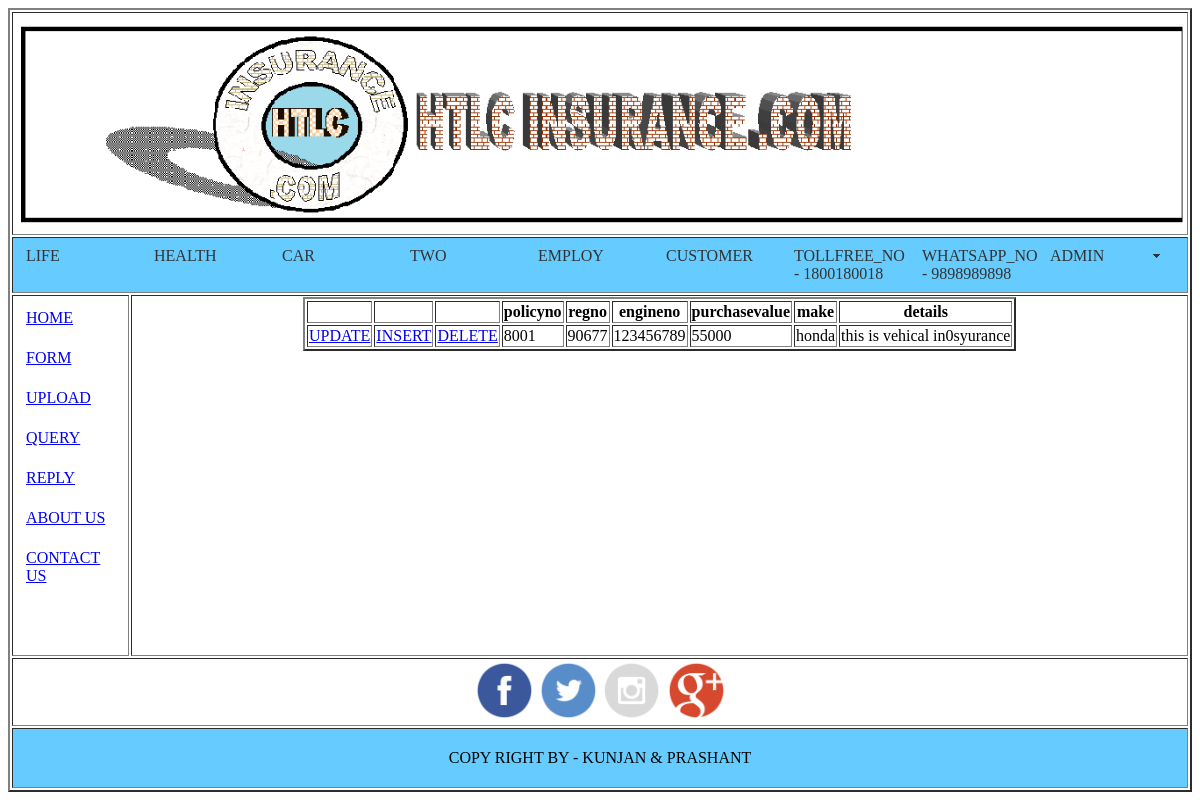
Page /example4.php (signed in) on the committed database.
### tables this page shows
CREATE TABLE IF NOT EXISTS `vehical` (
  `no` int(4) NOT NULL,
  `policyno` varchar(20) NOT NULL,
  `regno` varchar(15) NOT NULL,
  `engineno` varchar(20) NOT NULL,
  `purchasevalue` varchar(10) NOT NULL,
  `make` varchar(10) NOT NULL,
  `details` text NOT NULL
);

### example4.php (the view, shortened to what this page needs)
<?
	include("./include/header.php");
				$con=mysql_connect("localhost","root","");
				$query="select * from vehical";
				$res=mysql_query($query,$con);
            	echo "<table border=2 align='center' >";
				echo "<tr>";
					echo "<th>  </th>";
					echo "<th> </th>";
					echo "<th> </th>";
					echo "<th> policyno </th>";
					echo "<th> regno </th>";
					echo "<th> engineno </th>";
					echo "<th> purchasevalue </th>";
					echo "<th>  make </th>";
					echo "<th>  details </th>";
						echo "</tr>";
				while($row=mysql_fetch_array($res))
				{
					echo "<tr>";
					echo "<td> <a href='update4.php?id=$row[0]'>UPDATE</a> </td>";
					echo "<td> <a href='inserttwo.php?id=$row[0]'>INSERT</a> </td>";
					echo "<td> <a href='deletevehical.php?id=$row[0]'>DELETE</a> </td>";
					echo "<td>".$row['policyno']."</td>";
					echo "<td>".$row['regno']."</td>";
					echo "<td>".$row['engineno']."</td>";
					echo "<td>".$row['purchasevalue']."</td>";
					echo "<td>".$row['make']."</td>";
					echo "<td>".$row['details']."</td>";
					echo "</tr>";
				}
					echo "</table>";
	include("./include/footer.php");
?>

### rows in the picture
vehical: policyno "8001", regno "90677", engineno "123456789", purchasevalue "55000", make "honda", details "this is vehical in0syurance"
